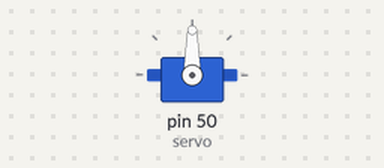
Bench run of a sketch on a simulated Arduino Mega 2560, built with avr-gcc and run on an emulated ATmega2560. Parts: servo.

Above: at 0.05 s.
At 1.15 s:
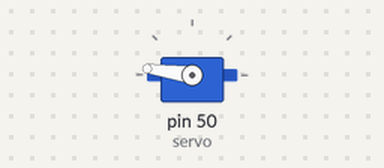
At 1.5 s:
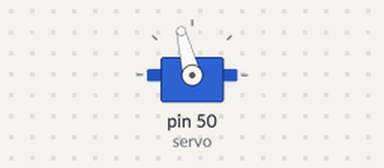
At 3.0 s:
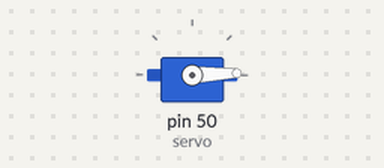
Timing chart, 0 to 6.9 s (numbered marks = the images above):
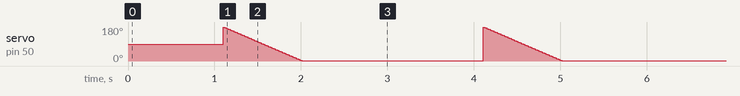

The sketch:

movimiento_serv_vel_mix.ino
```cpp
//carlos castillo
//servo velocidades diferentes

#include <Servo.h>

 Servo servo;
  int pos;

void setup(){
    servo.attach(50); //asignacion de la salida del servo en digital
}

void loop(){
    velLenta();  //variables declaradas
    delay(100);
     velMedia();   //variables declaradas
       delay(1000);
         velRapida();     //variables declaradas
          delay(1000);

}

 void velLenta(){
  for(pos = 0; pos > 90;pos +=2)  //funcion para construir un bucle de direrentes valores en grados
    {
      servo.write(pos);
        delay(50);
    }
}
 void velMedia(){
  for(pos = 90; pos > 180;pos +=2)
    {
       servo.write(pos);
        delay(100);
    }
}

 void velRapida(){
  for(pos = 180; pos> 0;pos -=2)
    {
      servo.write(pos);
       delay(10);
    }

}
```
